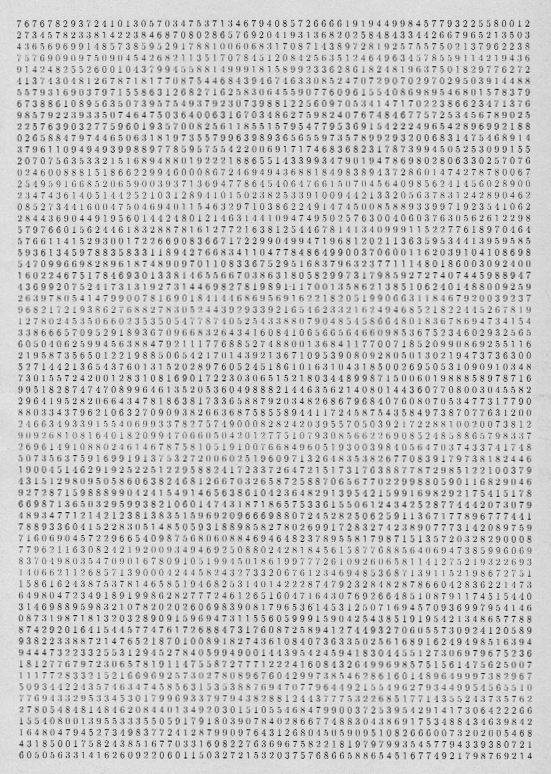
#> input picture page1.png, 551 x 774 px
$ python experiments.py
#> lines starting #> are read from the running program, lines starting #| are printed output that depends on the picture
from PIL import Image
import numpy as np
import matplotlib.pyplot as plt
import matplotlib.cm as cm
from sklearn.tree import DecisionTreeClassifier
from sklearn.neighbors import KNeighborsClassifier
from sklearn.discriminant_analysis import LinearDiscriminantAnalysis
from sklearn.naive_bayes import GaussianNB
from sklearn.svm import LinearSVC
from sklearn.metrics import classification_report
from sklearn.metrics import confusion_matrix

# Load the number sequence that will be used partly for training the classifier and partly for verifying the
# exactness of the predictions

sequence = np.genfromtxt('sequence.dat', delimiter=' ', dtype=int)

# Load the scanned image

im = Image.open('page1.png')
#> im is the input picture: PIL image 551x774 LA; mean R, G, B, A 201.7, 201.7, 201.7, 255
pixels = im.load()
[x, y] = im.size
#> x = 551; y = 774

# To recognize where the numbers are, collect the pixels rows whose mean value is smaller than a certain threshold.
# Save the image for visual purposes

clear_lines = []

for row in range(y):

    mean = 0

    for column in range(x):
        mean += pixels[column, row][0]
    if mean / x > 215:
        clear_lines.append(row)
        for column in range(x):
            pixels[column, row] = (255, 255)
#> after the loop, clear_lines = 266 values from 0 to 773

im.save('page1_modified.png')
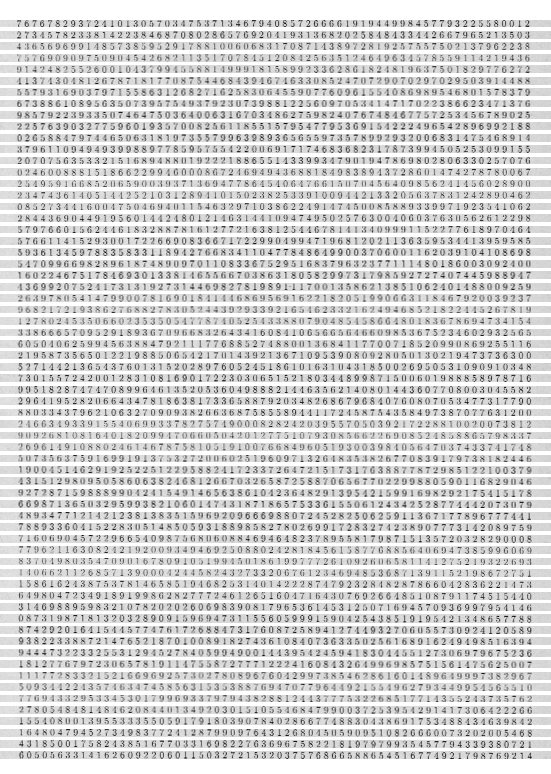
#> saved as page1_modified.png: PIL image 551x774 LA; mean R, G, B, A 214.4, 214.4, 214.4, 255

# Transform the list of clear_lines we just computed into a list of intervals for better  treatment of the data
intervals = []
current = clear_lines[0]
#> current = 0
for i in range(len(clear_lines) - 1):
    if clear_lines[i] + 1 != clear_lines[i + 1]:
        intervals.append(list(range(current, clear_lines[i] + 1)))
        current = clear_lines[i + 1]
#> this loop made 265 passes
#> current on passes 20, 24, 27, 31, 34, 38, 41, 45, 49, 52, 56, 59: 27, 39, 50, 62, 73, 85, 96, 107, 119, 130, 142, 153
#> after the loop, intervals = 65 items, first 6: [0, 1, 2, 3, 4, 5, 6, 7, 8, 9, 10, 11, 12, 13, 14, 15, 16, 17, 18, 19], [27, 28, 29, 30], [39, 40, 41], [50, 51, 52, 53], [62, 63, 64], [73, 74, 75, 76]
intervals.append(list(range(current, y)))

# Now that we know where the numbers are more or less located, we can analyze each row to retrieve the pixels
# composing the numbers. The idea is to store each number in a list of 42 numbers, each image being 6 pixels wide and
# 7 tall
pix = []

for i in range(len(intervals) - 1):
    start = intervals[i][-1] + 1
    end = intervals[i + 1][0] - 1

    # In case the height is not 7 pixels already, ignore the row containing the least information

    if end - start == 6:
        pass

    elif end - start == 7:
        mean1 = 0
        mean2 = 0
        for column in range(x):
            mean1 += pixels[column, start][0]
            mean2 += pixels[column, end][0]

        mean1 /= x
        mean2 /= x

        if mean1 < mean2:
            end = end - 1
        else:
            start = start + 1

    elif end - start == 8:
        start = start + 1
        end = end - 1

    # Now we search where a number starts by computing the mean over the columns until we find one whose value is
    # lower than a threshold, ie it contains some dark pixels, then we skip 5 pixels, as that is the width of the
    # average number and then start the search again

    column = 0
    while column < x:
        mean = 0
        for row in range(start, end + 1):
            mean += pixels[column, row][0]
        if mean / 7 < 200:
            current_column = column - 1
            pixel_list = []
            for yy in range(start, end + 1):
                for xx in range(current_column, current_column + 6):
                    pixel_list.append(pixels[xx, yy][0])
            pix.append(pixel_list)
            column += 5
        column += 1
#> this loop made 65 passes
#> (start, end, mean1, mean2) on passes 2, 3, 4, 5, 6, 7, 9, 10, 11, 12, 14, 16: (31, 37, 204.2, 207.5), (43, 49, 213.3, 197.4), (54, 60, 207, 213.4), (66, 72, 214.5, 196), (77, 83, 200.5, 214.3), (89, 95, 210.6, 201.4), (111, 117, 203.9, 210.1), (123, 129, 212.9, 193), (134, 140, 195.1, 212.6), (146, 152, 209.9, 198.9), (169, 175, 212.1, 201.4), (192, 198, 213.7, 201.3)
#> (start, end) on passes 1, 8, 13, 15, 17, 19: (20, 26), (100, 106), (157, 163), (180, 186), (203, 209), (226, 232)
#> after the loop, mean1 = 212.1; mean2 = 195.6; pix = 4290 items

# Some assertions to be sure we did everything right

assert (len(pix) == len(sequence))

for p in pix:
    assert (len(p) == 42)

# Experiments

n = len(pix)
#> n = 4290
sizes = list(range(50,3300,50)) + [3290]
scores_dt = []
scores_knn = []
scores_lda = []
scores_gnb = []
scores_svm = []

for size in sizes:
    y_train = sequence[:size]
    X_train = pix[:size]
    y_test = sequence[n - 1000:]
    X_test = pix[n - 1000:]

    DTclassifier = DecisionTreeClassifier().fit(X_train, y_train)
    scores_dt.append(DTclassifier.score(X_test, y_test))

    KNNclassifier = KNeighborsClassifier().fit(X_train, y_train)
    scores_knn.append(KNNclassifier.score(X_test, y_test))

    LDAclassifier = LinearDiscriminantAnalysis().fit(X_train, y_train)
    scores_lda.append(LDAclassifier.score(X_test, y_test))

    GNBclassifier = GaussianNB().fit(X_train, y_train)
    scores_gnb.append(GNBclassifier.score(X_test, y_test))

    SVCclassifier = LinearSVC().fit(X_train, y_train)
    scores_svm.append(SVCclassifier.score(X_test, y_test))


plt.figure()
plt.plot(sizes, scores_dt, 'r-*', label='DT')
plt.plot(sizes, scores_knn, 'b-^', label='KNN')
plt.plot(sizes, scores_lda, 'g-s', label='LDA')
plt.plot(sizes, scores_gnb, 'm-<', label='GNB')
plt.plot(sizes, scores_svm, 'c->', label='SVM')

plt.axvline(x=210, color='k')
plt.axvline(x=500, color='k')
plt.ylabel('Score')
plt.xlabel('Train set size')
plt.legend(loc='center right')
plt.show()
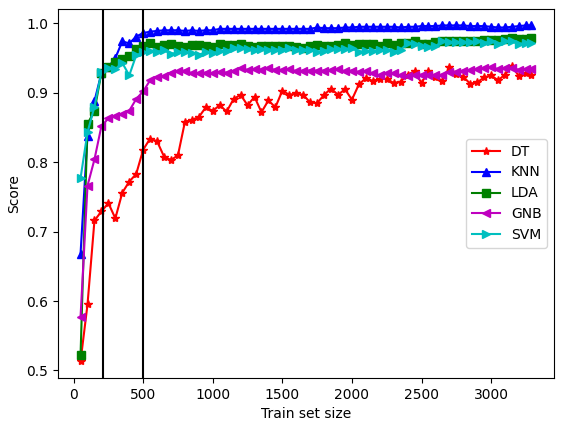
#> figure drawn by matplotlib, 1 panel; curve peaks at x = 3150, y = 0.938; curve peaks at x = 2650, y = 0.997; curve peaks at x = 3150, y = 0.979
